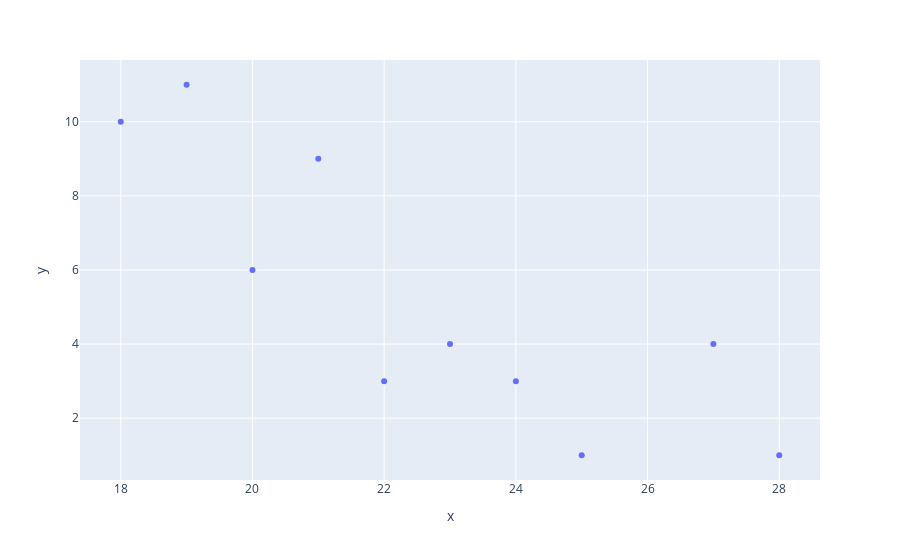

Write notebook code for a chart like this one.
### Code cell
fig = px.scatter(x=age_range2, y=age_values2)
fig.show()

### Figure 1 — Plotly figure (JSON) as saved in the notebook; plotly's stock layout.template omitted (floating-point values rounded to 4 significant figures)
{"data": [{"hovertemplate": "x=%{x}<br>y=%{y}<extra></extra>", "legendgroup": "", "marker": {"color": "#636efa", "symbol": "circle"}, "mode": "markers", "name": "", "showlegend": false, "type": "scatter", "x": [19, 18, 21, 20, 27, 23, 24, 22, 28, 25], "xaxis": "x", "y": [11, 10, 9, 6, 4, 4, 3, 3, 1, 1], "yaxis": "y"}], "layout": {"legend": {"tracegroupgap": 0}, "margin": {"t": 60}, "xaxis": {"anchor": "y", "domain": [0, 1], "title": {"text": "x"}}, "yaxis": {"anchor": "x", "domain": [0, 1], "title": {"text": "y"}}}}
